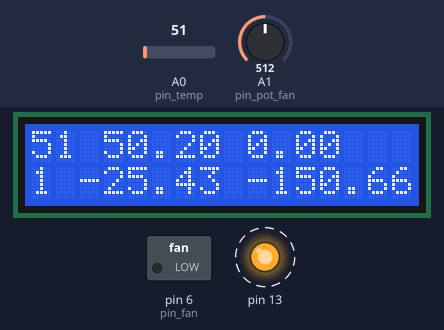
A sketch run on a simulated Arduino Uno, built with avr-gcc and run on an emulated ATmega328P. Parts: 16×2 character LCD, switched loads named in the sketch (green lamp = pin HIGH), output pins drawn as LEDs (lit = HIGH). Dashed ring = blinking. The test bench sets the inputs (shaded band); at power-on: A1 (pin_pot_fan) = 512, A0 (pin_temp) = 51. What the sketch prints to the serial monitor is not drawn.

Above: at 1.2 s.
1.3 s: A1 (pin_pot_fan) set to 5
At 2.31 s:
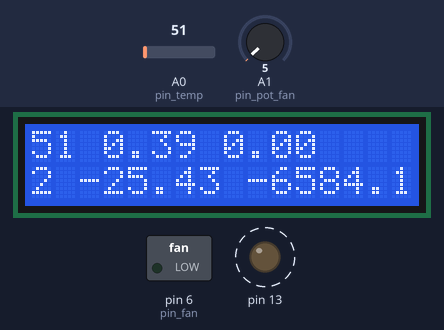
3.3 s: A1 (pin_pot_fan) set to 2
At 4.41 s:
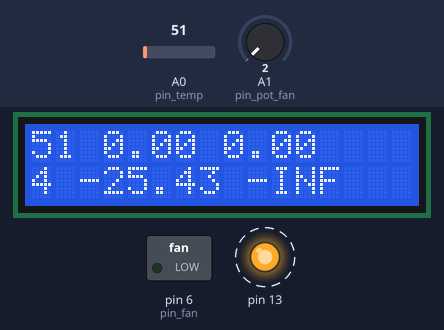
5.9 s: A0 (pin_temp) set to 112
At 6.41 s:
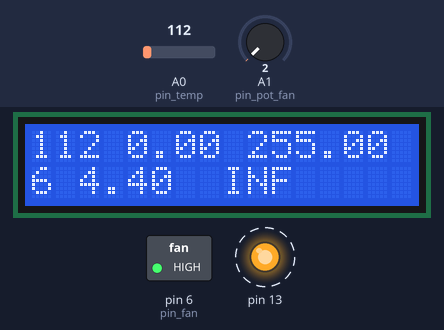
7.9 s: A1 (pin_pot_fan) set to 40
At 8.41 s:
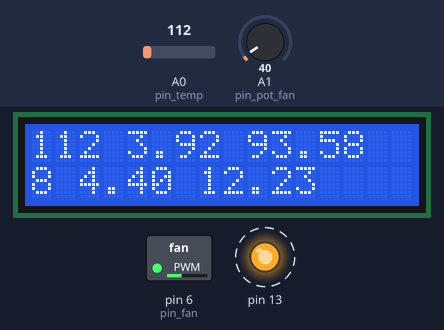
9.9 s: A0 (pin_temp) set to 163
At 10.41 s:
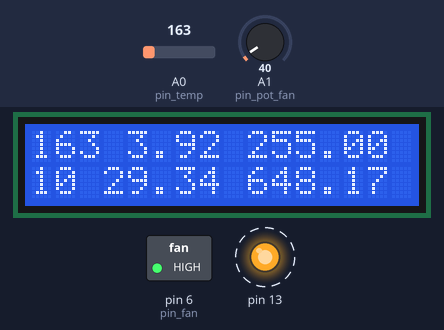
11.9 s: A1 (pin_pot_fan) set to 0
At 12.41 s:
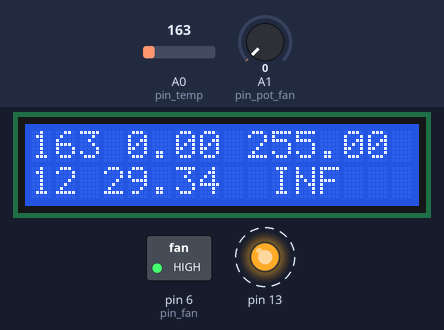
Timing chart, 0 to 14.9 s (numbered marks = the images above; inputs shaded):
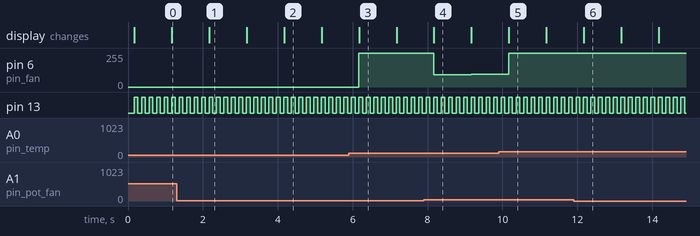

Measured:
- the behaviour switches between 4 and 3 on A1 (pin_pot_fan) (found by bisection; images 1 and 2)
- after the input at 3.3 s, the display: changes after 0.87 s (image 2)
- after the input at 5.9 s, pin 6 (pin_fan): 0/255 → 255/255 after 0.26 s
- after the input at 7.9 s, pin 6 (pin_fan): 255/255 → 93/255 after 0.26 s, → 97/255 1.0 s later; the display: changes after 0.27 s (image 4)
- after the input at 11.9 s, the display: changes after 0.27 s (image 6)
- by itself, pin 13: alternates HIGH for 0.10 s and LOW for 0.10 s
- what the display in image 1 shows lasts 1.0 s, from 2.2 s to 3.2 s

The sketch:

temperature_PID.ino
```cpp
/*
 * temperature_PID.ino
 *
 *  Created on: 21 Nov 2016
 *      Author: d7rob
 */

// @author: Daniel Robinson

// include the library code:
#include "Arduino.h"
#include <LiquidCrystal.h>

//uncomment this to use LiquidCrystal library
//#include "libraries/LCD/LiquidCrystal.h"

#include <time.h>
#include "libraries/PID/PID_v1.h"
//#include "libraries/Timer/Timer.h"
//#include "libraries/SimpleTimer/SimpleTimer.h"
#include "libraries/TimerOne/TimerOne.h"

#include "functions.h"

// initialize the library with the numbers of the interface pins
LiquidCrystal lcd(12, 11, 5, 4, 3, 2);

#define pin_temp 0
#define pin_pot_fan 1
#define pin_fan 6

//SimpleTimer timer;

unsigned int counter_timer1 = 0;
int pot_fan;
int time_since_reset;
int temp_raw;
float temp;
float pot_100;

double PID_Setpoint, PID_Input, PID_Output;

//Specify the links and initial tuning parameters
double Kp=50, Ki=75, Kd=1;

PID myPID(&PID_Input, &PID_Output, &PID_Setpoint, Kp, Ki, Kd, REVERSE);

//void clear(String *str);
void print_lcd();

void setup() {
	// set up the LCD's number of columns and rows:
	lcd.begin(16, 2);
	// Print a message to the LCD.
	// lcd.print("time,Traw,T,Fan%");
	Serial.begin(9600);

	//  timer.setInterval(1, slow_loop);

	pinMode(13, OUTPUT);

	temp_raw = analogRead(pin_temp);
	PID_Input = get_temp(temp_raw);
	PID_Setpoint = 30;

	//turn the PID on
	myPID.SetMode(AUTOMATIC);

	Timer1.initialize(100000); // set a timer of length 100000 microseconds (or 0.1 sec - or 10Hz => the led will blink 5 times, 5 cycles of on-and-off, per second)
	Timer1.attachInterrupt( timerISR ); // attach the service routine here
}

void loop() {

	if (Serial.available()){
		String rx_msg = Serial.readString();
		Serial.println(rx_msg);
		String prefix = rx_msg.substring(0, 2);
		if (prefix.equals("P=")){
			Serial.println(rx_msg.substring(2));
		}
		if (prefix.equals("I=")){
			Serial.println(rx_msg.substring(2));
		}
		if (prefix.equals("D=")){
			Serial.println(rx_msg.substring(2));
		}
	}
}

/*void clear(String *str){
  unsigned int i = 0;
  for (i = 0; i < str->length(); i++){
    str->setCharAt(i, ' ');
  }
}*/

// 1 second loop
/*void slow_loop(){
	lcd.clear();
	lcd.setCursor(8, 0);
	lcd.println("hello");
}*/

void timerISR()
{
	static int prev_pot_fan;

	// Toggle LED
	digitalWrite( 13, digitalRead( 13 ) ^ 1 );

	// doesn't works
	//  if (pot_fan - prev_pot_fan > -5){
	//    if (pot_fan - prev_pot_fan < 5){
	//      counter_timer1=1;
	//      print_lcd();
	//    }
	//  }

	prev_pot_fan = pot_fan;

	if (!counter_timer1) // basically happens every 10th count i.e. effectively 1Hz
	{
		// print the number of seconds since reset:
		time_since_reset = millis() / 1000;

		// potentiometer for manual fan control
		pot_fan = analogRead(pin_pot_fan);
		pot_fan >>= 2;
		pot_100 = pot_fan*0.392157;
		PID_Setpoint = pot_100;
		// analogWrite(pin_fan, pot_fan);


		temp_raw = analogRead(pin_temp);
		temp = get_temp(temp_raw);

		PID_Input = temp;

		myPID.Compute();

		analogWrite(pin_fan, PID_Output);


		// ** Print to LCD **
		print_lcd();

		// message buffers
		String msg_str = "";

		// ***************** SERIAL PRINTING ************

		msg_str.concat(time_since_reset);
		msg_str.concat('\t');

		//    msg_str.concat(temp_raw);
		//    msg_str.concat('\t');
		//    msg_str.concat(temp);
		//    msg_str.concat('\t');
		//    msg_str.concat(pot_fan);

		msg_str.concat(PID_Setpoint);
		msg_str.concat('\t');
		msg_str.concat(PID_Input);
		msg_str.concat('\t');
		msg_str.concat(PID_Output);
		msg_str.concat('\t');
		msg_str.concat('\n');


		Serial.print(msg_str);

		// **********************************************
	}

	counter_timer1++;
	counter_timer1 %= 10;
}

void print_lcd(){

	String msg_lcd = "";

	lcd.clear();

	// **************** LCD PRINTING ****************

	// set the cursor to column 0, line 1
	lcd.setCursor(0, 0);
	msg_lcd.concat(temp_raw);
	msg_lcd.concat(' ');
	msg_lcd.concat(PID_Setpoint);
	msg_lcd.concat(' ');
	msg_lcd.concat(PID_Output);

	lcd.print(msg_lcd);

	// set the cursor to column 0, line 1
	lcd.setCursor(0, 1);

	msg_lcd = "";
	msg_lcd.concat(time_since_reset);
	//  msg_lcd.concat(' ');
	//  msg_lcd.concat(temp_raw);
	msg_lcd.concat(' ');
	msg_lcd.concat(temp);
	msg_lcd.concat(' ');
	msg_lcd.concat(PID_Input*100/PID_Setpoint - 100);

	lcd.print(msg_lcd);

	// **********************************************
}

void step_fan(){

}

//float get_temp(float temp_raw){
//  // actual temp
//  // ** LM35 **
////   return 0.489*temp_raw - 2;
//
//  // ** MSC9700 **
//  return 0.489*(temp_raw - 103);
//}
```

.ino.cpp
```cpp
#ifdef __IN_ECLIPSE__
//This is a automatic generated file
//Please do not modify this file
//If you touch this file your change will be overwritten during the next build
//This file has been generated on 2016-11-24 14:18:34

#include "Arduino.h"
#include "Arduino.h"
#include <LiquidCrystal.h>
#include <time.h>
#include "libraries/PID/PID_v1.h"
#include "libraries/TimerOne/TimerOne.h"
#include "functions.h"
void setup() ;
void loop() ;
void timerISR() ;
void print_lcd();
void step_fan();

#include "temperature_PID.ino"


#endif
```

functions.cpp
```cpp
/*
 * functions.c
 *
 *  Created on: 23 Nov 2016
 *      Author: d7rob
 */

#include "functions.h"


float get_temp(float temp_raw){
	// actual temp
	// ** LM35 **
//	 return 0.489*temp_raw - 2;

	// ** MSC9700 **
	return 0.489*(temp_raw - 103);
}
```

functions.h
```cpp
/*
 * functions.h
 *
 *  Created on: 23 Nov 2016
 *      Author: d7rob
 */

#ifndef FUNCTIONS_H_
#define FUNCTIONS_H_


float get_temp(float temp_raw);


#endif /* FUNCTIONS_H_ */
```
